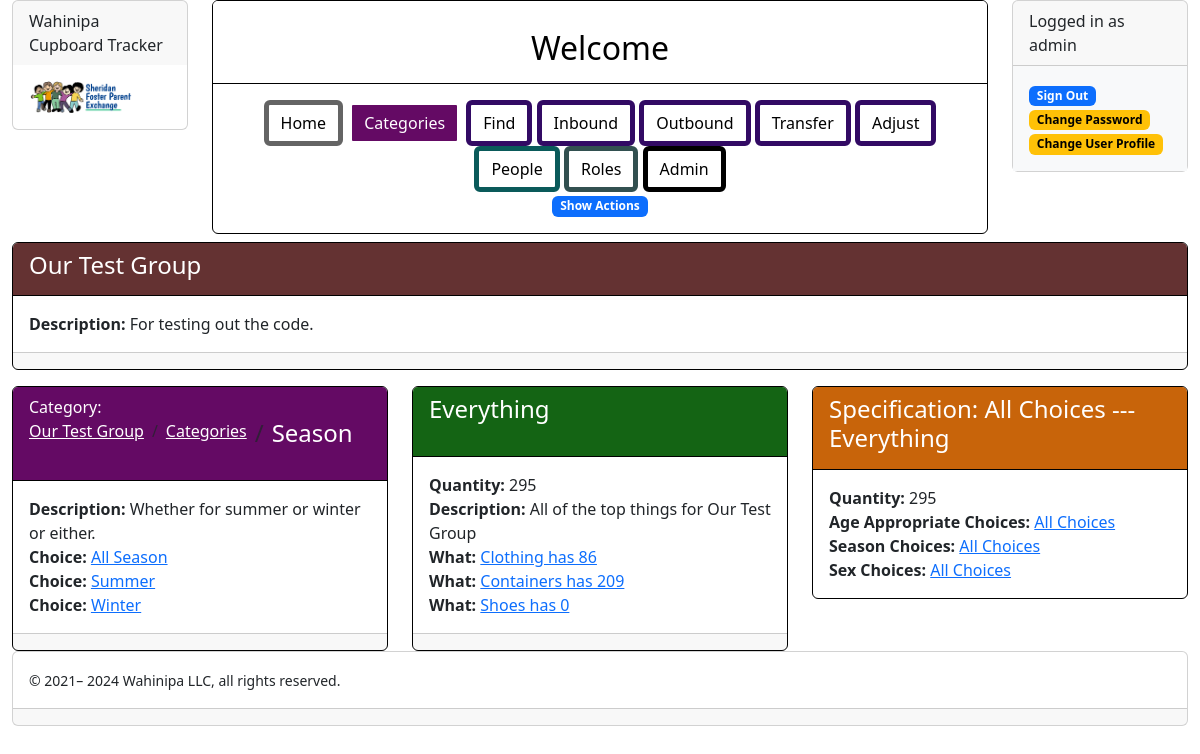
Page /wahinipa/category/view/role/1/1/1/8/1 (signed in) on the committed database.
### www/tracking/modelling/people_model.py (models this page shows, shortened)
class User(CupboardDisplayContextMixin, IdModelMixin, database.Model, UserMixin):
    @property
    def is_active(self):
        return self.is_enabled
    singular_label = "Person"
    plural_label = "People"
    possible_tasks = ['update', 'delete', 'enable', 'disable']
    label_prefixes = {}
    flavor = "people"
    username = database.Column(database.String(255), nullable=False, unique=True)
    password = database.Column(database.String(255), nullable=False)
    is_enabled = database.Column(database.Boolean(), nullable=False, default=True)
    is_admin = database.Column(database.Boolean(), nullable=False, default=False)
    first_name = database.Column(database.Unicode(50), nullable=False, server_default=u'')
    last_name = database.Column(database.Unicode(50), nullable=False, server_default=u'')
    date_joined = database.Column(database.DateTime(), default=datetime.now())
    about_me = database.Column(database.Text(), nullable=False, server_default=u'')
    linkages = database.relationship('Linkage', backref='person', lazy=True, cascade='all, delete')
    root_assignments = database.relationship('RootAssignment', backref='person', lazy=True, cascade='all, delete')
    place_assignments = database.relationship('PlaceAssignment', backref='person', lazy=True, cascade='all, delete')
    universal_assignments = database.relationship('UniversalAssignment', backref='person', lazy=True,
                                                  cascade='all, delete')
    def is_linked(self, root):
        for link in self.linkages:
            if link.root == root:
                return True
        return False
    @property
    def is_the_super_admin(self):
        return self.username == 'admin'
    @property
    def may_edit_database(self):
        return self.is_the_super_admin
    def has_universal_role(self, name_of_role):
        def yes(assignment):
            return assignment.is_named(name_of_role)
        return any(map(yes, self.universal_assignments))
    def disable(self):
        self.is_enabled = False
    def enable(self):
        self.is_enabled = True

### www/tracking/modelling/root_model.py (models this page shows, shortened)
class Root(CupboardDisplayContextMixin, UniqueNamedBaseModel):
    singular_label = "Organizational Association"
    plural_label = "Organizational Associations"
    possible_tasks = ['update', 'delete']
    label_prefixes = {}
    flavor = "root"
    place_id = database.Column(database.Integer, database.ForeignKey('place.id'), unique=True, nullable=False)
    thing_id = database.Column(database.Integer, database.ForeignKey('thing.id'), unique=True, nullable=False)
    linkages = database.relationship('Linkage', backref='root', lazy=True, cascade='all, delete')
    categories = database.relationship('Category', backref='root', lazy=True, cascade='all, delete')
    assignments = database.relationship('RootAssignment', backref='root', lazy=True, cascade='all, delete')
    specifications = database.relationship('Specification', backref='root', lazy=True, cascade='all, delete')
    def has_role(self, person, name_of_role):
        def yes(assignment):
            return assignment.person == person and assignment.role.is_named(name_of_role)
        return any(map(yes, self.assignments))
    @property
    def generic_specification(self):
        return self.find_or_create_specification()
    def find_or_create_specification(self, choices=None, unknowns=None, date_created=None):
        from tracking.modelling.specification_model import Specification
        from tracking.modelling.specification_model import Specific
        from tracking.modelling.specification_model import UnknownSpecific
        if choices is None:
            choices = set()
        else:
            choices = set(choices)  # Allow any iterable
        if unknowns is None:
            unknowns = set()
        else:
            unknowns = set(unknowns)  # Allow any iterable
        if date_created is None:
            date_created = datetime.now()
        specification = self.find_specification(choices=choices, unknowns=unknowns)
        return specification
    def find_specification(self, choices=None, unknowns=None):
        if choices is None:
            choices = set()
        else:
            choices = set(choices)  # Allow any iterable
        if unknowns is None:
            unknowns = set()
        else:
            unknowns = set(unknowns)  # Allow any iterable
        for specification in self.specifications:
            if choices == specification.choices and unknowns == specification.unknowns:
                return specification
        return None
    def may_be_observed(self, viewer):
        return viewer.is_the_super_admin or viewer.is_linked(self)
    def viewable_children(self, viewer):
        if self.may_be_observed(viewer):
            return [self.place, self.thing]
        else:
            return []

### www/tracking/modelling/category_model.py (models this page shows, shortened)
class Category(CupboardDisplayContextMixin, NamedBaseModel):
    singular_label = 'Category'
    plural_label = 'Categories'
    possible_tasks = ['create', 'update', 'delete', 'add', 'remove']
    label_prefixes = {'create': 'Choice of '}
    flavor = "category"
    root_id = database.Column(database.Integer, database.ForeignKey('root.id'), nullable=False)
    choices = database.relationship('Choice', backref='category', lazy=True, cascade='all, delete')
    refinements = database.relationship('Refinement', backref='category', lazy=True, cascade='all, delete')
    unknown_specifics = database.relationship('UnknownSpecific', backref='category', lazy=True,
                                              cascade='all, delete')
    def viewable_children(self, viewer):
        return self.sorted_choices
    @property
    def parent_object(self):
        return CategoriesViewer(place=self.root.place, thing=self.root.thing)
    def add_extra_actions(self, context, navigator, viewer, thing=None):
        if False and thing and self.may_update(viewer):  # TODO: fix this
            if self in thing.category_list:
                task = 'remove'
                preposition = 'from'
            else:
                task = 'add'
                preposition = 'to'
            self.add_task(context, navigator, task, label=f' {self.name} {preposition} {thing.name}')
    @property
    def sorted_choices(self):
        return sorted(self.choices, key=name_is_key)

### www/tracking/modelling/choice_model.py (models this page shows, shortened)
class Choice(CupboardDisplayContextMixin, NamedBaseModel):
    singular_label = 'Choice'
    plural_label = 'Choices'
    possible_tasks = ['update', 'delete']
    label_prefixes = {}
    flavor = "choice"
    category_id = database.Column(database.Integer, database.ForeignKey('category.id'), nullable=False)
    specifications = database.relationship('Specific', backref='choice', lazy=True, cascade='all, delete')

### www/tracking/modelling/thing_model.py (models this page shows, shortened)
class Thing(RootDescendantMixin, PositioningMixin, CupboardDisplayContextMixin, NamedBaseModel):
    singular_label = "What"
    plural_label = "Things"
    possible_tasks = ['create', 'update', 'delete']
    label_prefixes = {'create': 'Kind of '}
    flavor = "thing"
    roots = database.relationship('Root', backref='thing', lazy=True)
    refinements = database.relationship('Refinement', backref='thing', lazy=True)
    kind_of_id = database.Column(database.Integer, database.ForeignKey('thing.id'), index=True)
    kinds = database.relationship('Thing', lazy='subquery', backref=backref('kind_of', remote_side='Thing.id'))
    positionings = database.relationship('Positioning', backref='thing', lazy=True, cascade='all, delete')
    def prefix(self):
        return None
    @property
    def children(self):
        return self.kinds
    @property
    def parent_set(self):
        return set(self.parent_list)
    @property
    def complete_set(self):
        return self.parent_set | self.full_set
    @property
    def complete_set_of_categories(self):
        complete_set_of_categories = set()
        for thing in self.complete_set:
            complete_set_of_categories |= thing.categories
        return complete_set_of_categories
    @property
    def categories(self):
        return {refinement.category for refinement in self.refinements}
    @property
    def parent_object(self):
        return self.kind_of
    @property
    def parent_list(self):
        if self.is_top:
            return []
        else:
            return self.parent_object.parent_list + [self.parent_object]
    @property
    def root(self):
        from tracking.modelling.root_model import thing_root
        return thing_root(self)
    def viewable_children(self, viewer):
        return self.sorted_children

### www/tracking/routing/category_routes.py (the view)
@category_bp.route(
    '/view/<activity>/<int:place_id>/<int:destination_id>/<int:thing_id>/<int:specification_id>/<int:category_id>')
@login_required
def category_view(**kwargs):
    return CategoryViewHandler('category_bp.category_view', current_user, **kwargs).handle()

### www/tracking/contexts/card_display_attributes.py (called while the page is built)
def category_display_attributes(thing=None, **kwargs):
    attributes = {
        'display_context': {
            'add_tasks': True,
            'description': True,
            'prefix': 'Category: ',
            'url': True,
            'bread_crumbs': True,
            'children_attributes': {
                'choice': {
                    'notation': True,
                },
            },
        },
    }
    if thing:
        attributes['display_context']['extra_action_parameters'] = {
            'thing': thing,
        }
    return attributes

def destination_display_attributes(destination_prefix=None, **kwargs):
    return {
        'display_context': {
            'add_tasks': True,
            'description': True,
            'destination_quantity': True,
            'prefix': destination_prefix,
            'url': True,
            'bread_crumbs': True,
            'children_attributes': {
                'destination': {
                    'notation': True,
                    'destination_quantity': True,
                },
            },
        }
    }

def place_display_attributes(place_prefix=None, **kwargs):
    return {
        'display_context': {
            'source_quantity': True,
            'add_tasks': True,
            'description': True,
            'prefix': place_prefix,
            'url': True,
            'bread_crumbs': True,
            'children_attributes': {
                'place': {
                    'notation': True,
                    'source_quantity': True,
                },
            },
        }
    }

def dual_view_childrens_attributes(**kwargs):
    return {
        'categories': categories_display_attributes,
        'category': category_display_attributes(**kwargs),
        'choice': choice_display_attributes,
        'destination': destination_display_attributes(**kwargs),
        'inventory': inventory_display_attributes,
        'place': place_display_attributes(**kwargs),
        'specification': specification_display_attributes,
        'thing': thing_display_attributes,
        'person': person_display_attributes,
        'people': person_display_attributes,
    }

### www/tracking/contexts/context.py (called while the page is built)
    def __setitem__(self, key, value):
        self.context.__setitem__(key, value)

    def add_context(self, context):
        for key, value in context.items():
            self[key] = value

    def append_to_list(self, list_key, value):
        if value:
            self.context.setdefault(list_key, []).append(value)

### www/tracking/templates/pages/category_view.j2 (shortened to what this page needs)
{% extends "pages/content.j2" %}
{% from 'macros/card_macros.j2' import row_of_3_child_cards, column_of_child_cards %}
{% from 'macros/target_block_macros.j2' import target_block %}
{% block innards %}
  {{ target_block(label=label, flavor=flavor, url=url, bread_crumb_list=bread_crumb_list, notations=notations, tasks=tasks) }}
  {{ row_of_3_child_cards(children[0:3]) }}
{% endblock %}

### www/tracking/templates/macros/card_macros.j2 (shortened to what this page needs)
{% from 'macros/button_macros.j2' import button_task %}
{% from 'macros/notation_macros.j2' import render_notations %}
{% from 'macros/bread_crumb_macros.j2' import render_bread_crumbs %}
{% macro card_view(prefix=None, label=None, url=None, flavor=None, bread_crumb_list=None, tasks=None, required_tasks=None) %}
  <div class="card{% if flavor %} card-flavor-{{ flavor }}{% endif %}">
    <div class="card-header">
      {% if bread_crumb_list %}
        {% if prefix %}{{ prefix }}{% endif %}{{ render_bread_crumbs(bread_crumb_list) }}
      {% elif url %}
        {% if prefix %}{{ prefix }}{% endif %}<a href="{{ url }}">{{ label }}</a>
      {% else %}
        <h4>{% if prefix %}{{ prefix }}{% endif %}{{ label }}</h4>
      {% endif %}
    </div>
    <div class="card-body">
      {{ caller() }}
    </div>
    {% if tasks or required_tasks %}
      <div class="card-footer">
      </div>
    {% endif %}
  </div>
{% endmacro %}
{% macro card_child(prefix=None, label=None, notations=None, flavor=None, url=None, bread_crumb_list=None, tasks=None, required_tasks=None) %}
  {% call card_view(prefix=prefix, label=label, url=url, flavor=flavor, bread_crumb_list=bread_crumb_list, tasks=tasks, required_tasks=required_tasks) %}
    {{ render_notations(notations) }}
  {% endcall %}
{% endmacro %}
{% macro row_of_3_child_cards(children) %}
  {{ row_of_child_cards(children, column_width=4) }}
{% endmacro %}
{% macro row_of_child_cards(children, column_width=6) %}
  {% if children %}
    <div class="row mt-2">
      {% for child in children %}
        <div class="col-md-{{ column_width }}">
          <div class="row mt-2">
            <div class="col-md-12">
              {{ card_child(**child) }}
            </div>
          </div>
        </div>
      {% endfor %}
    </div>
  {% endif %}
{% endmacro %}

### www/tracking/templates/macros/user_macros.j2 (shortened to what this page needs)
{% macro user_options(current_user) %}
  <div class="card">
    {% if current_user.is_authenticated %}
      {{ user_options_logged_in(current_user) }}
    {% else %}
      {{ user_options_logged_out() }}
    {% endif %}
  </div>
{% endmacro %}
{% macro user_options_logged_in(current_user) %}
  <div class="card-header">
    Logged in as {{ current_user.username }}
  </div>
  <div class="card-body bg-light">
    <a class="btn-md btn-primary" href="{{ url_for('people_bp.logout') }}" role="button"><span
        class="badge bg-primary">Sign Out</span></a>
    <a class="btn-md btn-warning" href="{{ url_for('people_bp.change_password') }}" role="button"><span
        class="badge bg-warning">Change Password</span></a>
    <a class="btn-md btn-warning" href="{{ url_for('people_bp.people_update', person_id=current_user.id) }}" role="button"><span
        class="badge bg-warning">Change User Profile</span></a>
  </div>
{% endmacro %}

### www/tracking/templates/macros/notation_macros.j2 (shortened to what this page needs)
{% macro render_notations(notations=None) %}
  {% if notations %}
    {% for notation in notations %}
      {{ render_notation(**notation) }}
    {% endfor %}
  {% endif %}
{% endmacro %}
{% macro render_notation(label=None, url=None, value=None, tag=None, lines=None) %}
  {% if label %}<b>{{ label }}: </b>{% endif %}
  {% if url %}<a href="{{ url }}">{% endif %}
{% if value %}{{ value }}{% endif %}
{% if label or value or tag %}<br>{% endif %}
{% if url %}</a>{% endif %}
{% endmacro %}

### www/tracking/templates/macros/bread_crumb_macros.j2
{% macro render_bread_crumbs(bread_crumb_list=None) %}
  {% if bread_crumb_list %}
    <nav aria-label="breadcrumb">
      <ul class="breadcrumb">
        {% for crumb in bread_crumb_list %}
          {{ bread_crumb_item(**crumb) }}
        {% endfor %}
      </ul>
    </nav>
  {% endif %}
{% endmacro %}
{% macro bread_crumb_item(label, url=None) %}
  {% if url %}
    <li class="breadcrumb-item">
      <a href="{{ url }}">{{ label }}</a>
    </li>
  {% else %}
    <li class="breadcrumb-item h4">
      {{ label }}
    </li>
  {% endif %}
{% endmacro %}

### rows in the picture
User: username "admin"
Root: name "Our Test Group", label "Description", description "For testing out the code."
Category: prefix "Category:", bread_crumb_list "Categories", name "Season", label "Description", description "Whether for summer or winter or either."
Choice: label "Choice", name "All Season"
Choice: label "Choice", name "Summer"
Choice: label "Choice", name "Winter"
Thing: name "Everything", notations "Quantity" "What" "What" "What", notations "295" "Clothing has 86" "Containers has 209" "Shoes has 0", label "Description", description "All of the top things for Our Test Group"

### other values in the picture
{{ project_name }} "Wahinipa Cupboard Tracker"
{{ label }} "Home" "Categories" "Find" "Inbound" "Outbound" "Transfer" "Adjust" "People" "Roles" "Admin"
{{ label }} "Show Actions"
{{ prefix }} "Specification:"
{{ label }} "All Choices --- Everything"
{{ label }} "Quantity" "Age Appropriate Choices" "Season Choices" "Sex Choices"
{{ value }} "295" "All Choices" "All Choices" "All Choices"
